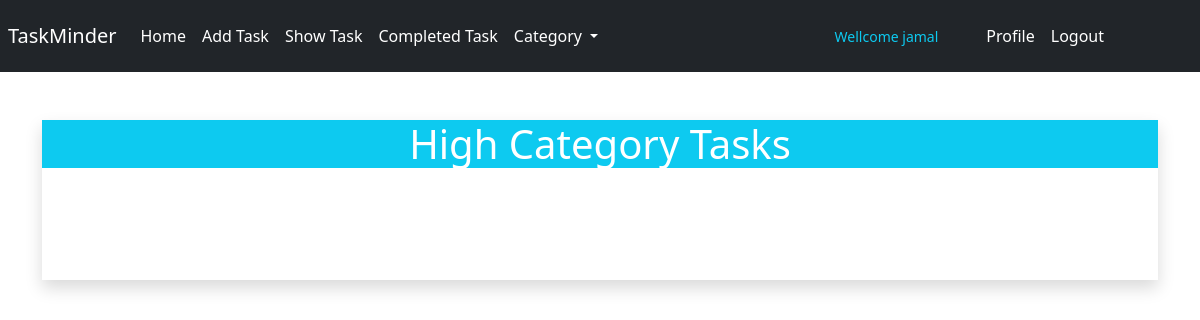
Page /tasks/high/ (signed in) on the earlier database version.
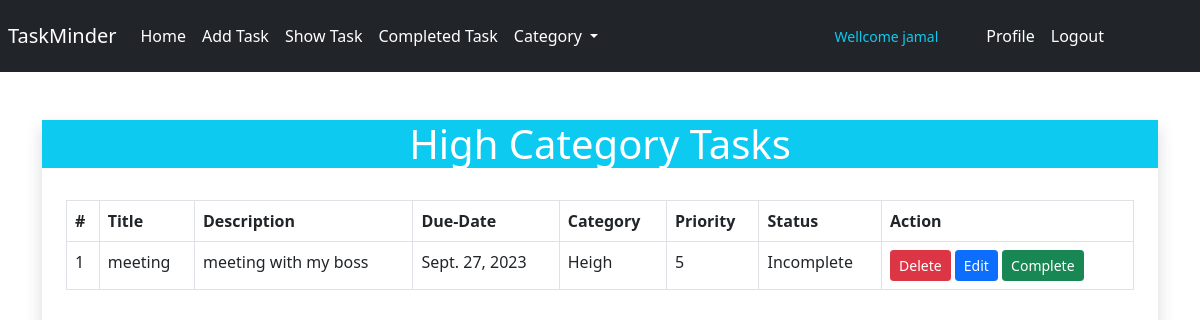
Same page on the later database version.
### tasks/models.py (models this page shows, shortened)
class TaskModel(models.Model):
    task_status=[
    ('Incomplete', 'Incomplete'),
    ('Complete', 'Complete'),
    ]
    priority_status=[
    ('0',' 0️⃣'),
    ('1',' 1️⃣'),
    ('2',' 2️⃣'),
    ('3',' 3️⃣'),
    ('4',' 4️⃣'),
    ('5',' 5️⃣'),
    ('6',' 6️⃣'),
    ('7',' 7️⃣'),
    ('8',' 8️⃣'),
    ]
    category=[
        ('Low', 'Low'),
        ('Medium', 'Medium'),
        ('High', 'High'),
    ]
    title = models.CharField(max_length=100)
    description = models.CharField(max_length=500)
    status = models.CharField(max_length=100, choices=task_status, default='Incomplete')
    user = models.ForeignKey(User, on_delete=models.CASCADE)
    created = models.DateTimeField(auto_now_add=True)
    priority = models.CharField(max_length=50, choices=priority_status)
    due_date = models.DateField(null=True, blank=True)
    category = models.CharField(max_length=50,choices=category)

### tasks/views.py (the view)
# urls.py: path('high/', views.high_cat, name = 'high'),
def high_cat(request):
    if request.user.is_authenticated:
        task = TaskModel.objects.filter(user = request.user, category='Heigh')
        return render(request, 'tasks/high.html', {'task':task, })
    else:
        return redirect('home')

### tasks/templates/tasks/high.html
{% extends 'base.html' %}
{% load crispy_forms_tags %}
{% block body %}
    <div class=" container pt-5 ">
        <div class="col-lg-12 mx-auto shadow text-white">
            <div class="pt-0 text-white">
                <h1 class="text-center bg-info text-white">High Category Tasks</h1>
                <div class="p-4">
                    {% if task %}
                    <table class="table table-bordered pl-3">
                        <thead>
                            <tr>
                                <th scope="col">#</th>
                                <th scope="col">Title</th>
                                <th scope="col">Description</th>
                                <th scope="col">Due-Date</th>
                                <th scope="col">Category</th>
                                <th scope="col">Priority</th>
                                <th scope="col">Status</th>
                                <th scope="col">Action</th>
                            </tr>
                        </thead>
                        <tbody>
                            {% for todo in task %}
                                <tr >
                                    <td>{{forloop.counter}}</td>
                                    <td >{{todo.title}}</td>
                                    <td>{{todo.description}}</td>
                                    <td>{{todo.due_date}}</td>
                                    <td>{{todo.category}}</td>
                                    <td>{{todo.priority}}</td>
                                    <td>{{todo.status}}</td>
                                    <td><a class="btn btn-danger btn-sm" href="{% url 'del_task' id=todo.id %}">Delete</a> <a class="btn btn-primary btn-sm" href="{% url 'edit_task' id=todo.id %}">Edit</a> <a class="btn btn-success btn-sm" href="{% url 'complete' id=todo.id%}">Complete</a></td>
                                </tr>
                            {% endfor %}
                        </tbody>
                    </table>
                {% else %}
                    <h1>No Data Found</h1>
                {% endif %}
                </div>
            </div>
        </div>
    </div>
{% endblock %}

Differences in the rows shown:
added TaskModel: title "meeting", description "meeting with my boss", due_date "Sept. 27, 2023", category "Heigh", priority "5", status "Incomplete"
Other differences:
text now shown: "# Title Description Due-Date Category Priority Status Action"
